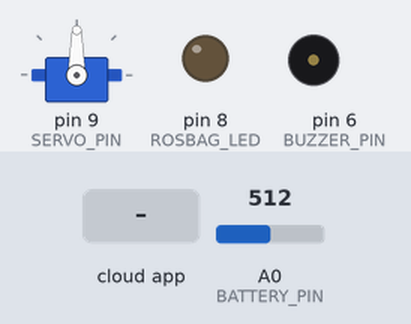
This sketch was run on a simulated Arduino Uno, built with avr-gcc and run on an emulated ATmega328P. Shown: servo, output pins drawn as LEDs (lit = HIGH), buzzer (waves = sounding). The test bench sets the inputs (shaded band); at power-on: A0 (BATTERY_PIN) = 512. The ROS host is connected and sends only what is stated.

Above: at 3.2 s.
3.3 s: A0 (BATTERY_PIN) set to 406
7.2 s: A0 (BATTERY_PIN) set to 383
At 10.1 s:
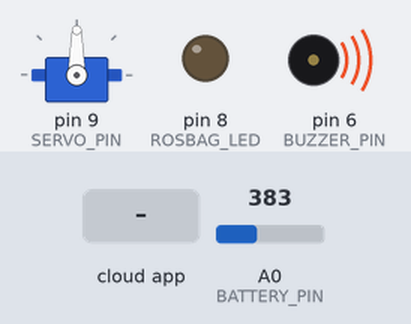
10.5 s: the phone or cloud app sets rotate to 45
At 11.0 s:
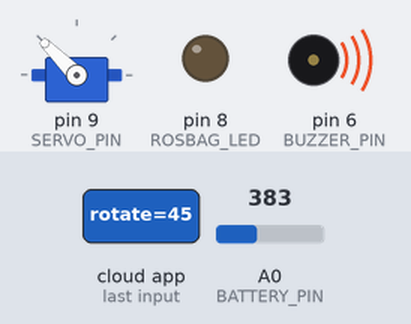
12.0 s: the phone or cloud app sets is_recording to 1
At 13.2 s:
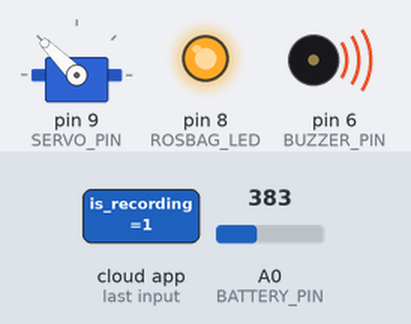
13.5 s: the phone or cloud app sets is_recording to 0
At 14.7 s:
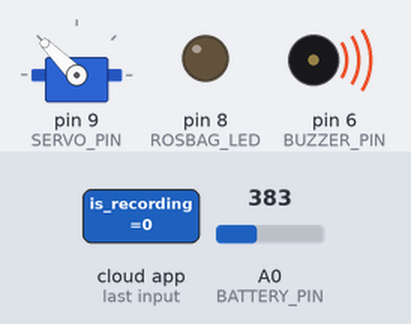
Timing chart, 0 to 16.0 s (numbered marks = the images above; inputs shaded):
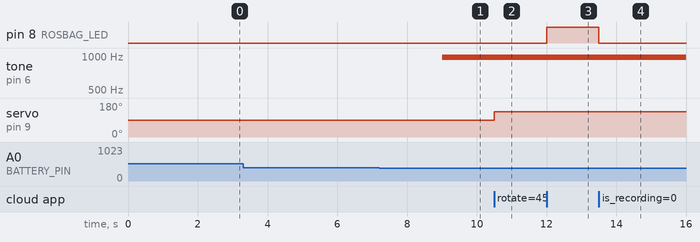

Measured:
- the behaviour switches between 398 and 397 on A0 (BATTERY_PIN) (found by bisection; images 0 and 1)
- after the input at 3.3 s, every drawn part: stays the same
- after the input at 7.2 s, tone on pin 6 (BUZZER_PIN): silent → 977 Hz after 1.8 s
- after the input at 10.5 s, servo on pin 9 (SERVO_PIN): 90° → 135° at once
- after the input at 12.0 s, pin 8 (ROSBAG_LED): LOW → HIGH at once
- after the input at 13.5 s, pin 8 (ROSBAG_LED): HIGH → LOW at once

The sketch:

onboard_receiver_with_servo.ino
```cpp
/*
 * Author: Ewerton Lopes
 * Politecnico di Milano, June 18, 2018
 *
 */
#include <Servo.h>
#include <ros.h>
#include <std_msgs/Int8.h>
#include <std_msgs/Int16.h>
#include <std_msgs/Bool.h>

#define ANGLE_PUBLISH_INTERVAL 40
#define SERVO_ACTUATION_TIME 100
#define SERVO_PIN  9
#define BUZZER_PIN  6
#define ROSBAG_LED 8
#define BATTERY_PIN A0
#define OFF 0
#define ON 1
#define BAT_CHK_TIMEOUT_TRH 3000     // publishes battery data every 3 secs.
#define BEEPING_INTERVAL 400
#define LOW_BATTERY_VOLTAGE 22
#define VOLTAGE_TRH 1.947   // A voltage less then 1.77 correspond to battery
                            // level at 20V, 1.947 correspond to battery level at 22V.

unsigned long last_battery_check_time;
unsigned long last_battery_beep_time;
unsigned long last_acc_time;          // last acc sample time that we saw.
unsigned long last_angle_time;          // last acc sample time that we saw.
unsigned long angle_publish_time;
int should_beep;

Servo myservo;  // create servo object to control a servo

ros::NodeHandle nh;
std_msgs::Int8 bat_msg;
std_msgs::Int16 current_angle_msg;

void angleCallback( const std_msgs::Int16 &angle_msg);
void rosbagCallback( const std_msgs::Bool &amsg);

ros::Publisher bat_pub("arduino/battery", &bat_msg);
ros::Publisher angle_pub("arduino/current_servo_angle", &current_angle_msg);

ros::Subscriber<std_msgs::Bool> sub_rosbag("/game/is_recording", &rosbagCallback);
ros::Subscriber<std_msgs::Int16> sub("/onboard_cam/rotate", &angleCallback);


bool rosbag_active = false;
bool listening = true;
int servo_current_angle = 90;


void setup(){
  nh.getHardware()->setBaud(115200);
  nh.initNode();
  delay(1000);
  nh.advertise(bat_pub);
  nh.advertise(angle_pub);
  nh.subscribe(sub);
  nh.subscribe(sub_rosbag);
  delay(1000);

  myservo.attach(SERVO_PIN);  // attaches the servo to the servo object
  myservo.write(servo_current_angle);

  pinMode(ROSBAG_LED, OUTPUT);
  pinMode(BUZZER_PIN, OUTPUT);


}

void loop(){

    // Publish battery state every 3 seconds!
    if (millis() - last_battery_check_time > BAT_CHK_TIMEOUT_TRH){
        last_battery_check_time = millis();
        float voltage = checkBatteryLevel();
        bat_msg.data = voltage;
        bat_pub.publish(&bat_msg);
    }

    digitalWrite(ROSBAG_LED, rosbag_active);

    if (millis() - angle_publish_time > ANGLE_PUBLISH_INTERVAL){
      current_angle_msg.data = servo_current_angle;
      angle_pub.publish(&current_angle_msg);
      angle_publish_time = millis();
    }

    nh.spinOnce();
    delay(3);
}


// Reads voltage level at battery pin (analog). This
// voltage comes from the voltage divider circuit used to monitor the battery.
float getVoltageLevel(){
  float voltage = (analogRead(BATTERY_PIN) * 5.015) / 1024.0;
  return (LOW_BATTERY_VOLTAGE*voltage)/VOLTAGE_TRH;  // Converted voltage (approx).
}

// Checks the battery level and produces a beep in case it is low. Also writes
// the voltage level to serial port.
float checkBatteryLevel(){
  float voltage = getVoltageLevel();

  if (voltage <= LOW_BATTERY_VOLTAGE && voltage >= (LOW_BATTERY_VOLTAGE/2)){
    if ((millis() - last_battery_beep_time) > BEEPING_INTERVAL){
      last_battery_beep_time = millis();
      if (should_beep == OFF) {
        should_beep = ON;
        beep(200);
      } else {
        should_beep = OFF;
        beep(0);
      }
    }
  }else{
    digitalWrite(BUZZER_PIN, LOW);
  }
  return voltage;
}

void angleCallback( const std_msgs::Int16 &angle_msg){
  if (listening){
    last_angle_time = millis();
    float offset = angle_msg.data;
    int new_angle_servo = servo_current_angle + offset;
    if (new_angle_servo < 0){
      new_angle_servo = 0;
    }else if (new_angle_servo > 180){
      new_angle_servo = 180;
    }
    myservo.write(new_angle_servo);
    servo_current_angle = new_angle_servo;
    listening = !listening;
  }else{
    if ((millis() - last_angle_time) > SERVO_ACTUATION_TIME){
      listening = !listening;
    }
  }
}

void rosbagCallback( const std_msgs::Bool &msg){
  rosbag_active = msg.data;
}

void beep(unsigned char delayms){
  analogWrite(BUZZER_PIN, delayms);      // Almost any value can be used except 0 and 255
}
```
